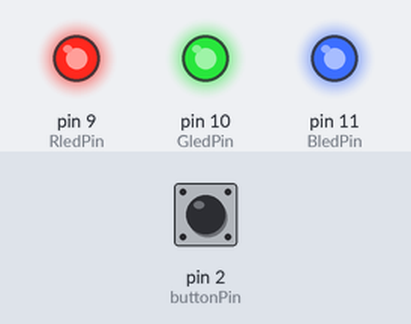
Recording of a sketch running on a simulated Arduino Uno, built with avr-gcc and run on an emulated ATmega328P. Shown: output pins drawn as LEDs (lit = HIGH). Dashed ring = blinking. Inputs (shaded band) come from the test bench; at power-on: pin 2 (buttonPin) HIGH.

Above: at 1.2 s.
1.3 s: pin 2 (buttonPin) pulled LOW for 3.2 s
At 5.4 s:
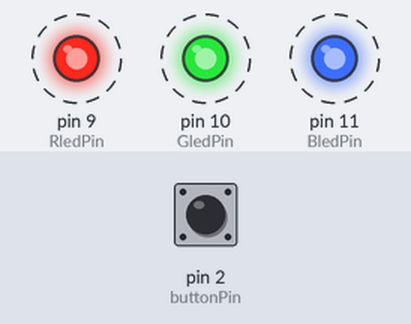
7.5 s: pin 2 (buttonPin) pulled LOW for 0.15 s
At 8.4 s:
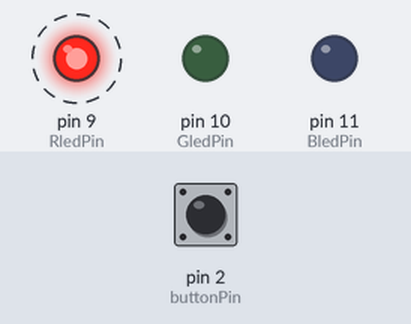
10.6 s: pin 2 (buttonPin) pulled LOW for 1 s
At 12.4 s:
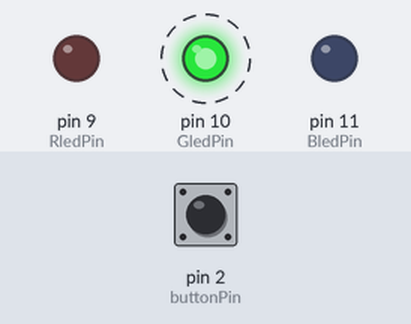
14.6 s: pin 2 (buttonPin) pulled LOW for 0.15 s
At 15.4 s:
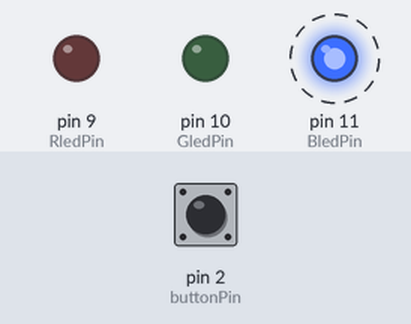
17.7 s: pin 2 (buttonPin) pulled LOW for 3.2 s
23.9 s: pin 2 (buttonPin) pulled LOW for 0.15 s
Timing chart, 0 to 40.8 s (numbered marks = the images above; inputs shaded):
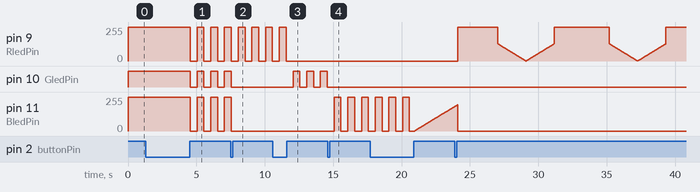

Measured:
- after the input at 1.3 s, pin 9 (RledPin), pin 11 (BledPin): alternates 255/255 for 0.50 s and 0/255 for 0.50 s, starting after 3.3 s; pin 10 (GledPin): alternates HIGH for 0.50 s and LOW for 0.50 s, starting after 3.3 s
- after the input at 7.5 s, pin 10 (GledPin): goes on until 7.6 s, then stays LOW; pin 11 (BledPin): goes on until 7.6 s, then stays 0/255
- after the input at 10.6 s, pin 9 (RledPin): goes on until 11.6 s, then stays 0/255; pin 10 (GledPin): alternates HIGH for 0.50 s and LOW for 0.50 s, starting after 1.5 s
- after the input at 14.6 s, pin 10 (GledPin): stops changing and stays LOW; pin 11 (BledPin): alternates 255/255 for 0.50 s and 0/255 for 0.50 s, starting after 0.47 s

The sketch:

ButtonLongPress_vs_ShortClick_LIGHTSTICK.ino
```cpp
const int RledPin = 9;
const int GledPin = 10;
const int BledPin = 11;
const int buttonPin = 2;

bool buttonPressed = false;
unsigned long pressStart = 0;
const int longPressInterval = 2000;
const int debounceDelay = 50;

int currentMode = 0;

// Modes: 0 = Constant, 1 = Blink, 2 = Breathing
unsigned long blinkTimer = 0;
const int blinkInterval = 500;
bool blinkOn = true;

unsigned long breathTimer = 0;
int breathBrightness = 0;
int breathDirection = 1;

int RLightColor = 255;
int GLightColor = 255;
int BLightColor = 255;

int RCurrentColor = 0;
int GCurrentColor = 0;
int BCurrentColor = 0;

void setup() {
  pinMode(RledPin, OUTPUT);
  pinMode(GledPin, OUTPUT);
  pinMode(BledPin, OUTPUT);

  pinMode(buttonPin, INPUT_PULLUP);   // IMPORTANT
}

void loop() {
  checkButtonLogic();
  updateLEDBehavior();
  analogWrite(RledPin, RCurrentColor);
  analogWrite(GledPin, GCurrentColor);
  analogWrite(BledPin, BCurrentColor);
}

void checkButtonLogic() {
  static unsigned long lastDebounce = 0;
  static int lastState = HIGH;

  int reading = digitalRead(buttonPin);

  if (reading != lastState) {
    lastDebounce = millis();
  }

  if ((millis() - lastDebounce) > debounceDelay) {

    if (reading == LOW && !buttonPressed) {
      buttonPressed = true;
      pressStart = millis();
    }

    if (reading == HIGH && buttonPressed) {
      unsigned long pressDuration = millis() - pressStart;

      if (pressDuration >= longPressInterval) {
        changeMode();
      } else {
        changeLEDColor();
      }

      buttonPressed = false;
    }
  }

  lastState = reading;
}

void changeMode() {
  currentMode = (currentMode + 1) % 3;

  if (currentMode == 1) {
    blinkTimer = 0;
    blinkOn = true;
  }

  if (currentMode == 2) {
    breathTimer = 0;
    breathBrightness = 0;
    breathDirection = 1;
  }
}

void changeLEDColor() {
  if (RLightColor == 255 && GLightColor == 0 && BLightColor == 0) {
    RLightColor = 0; GLightColor = 255; BLightColor = 0;   // Green
  } else if (RLightColor == 0 && GLightColor == 255 && BLightColor == 0) {
    RLightColor = 0; GLightColor = 0; BLightColor = 255;   // Blue
  } else {
    RLightColor = 255; GLightColor = 0; BLightColor = 0;   // Red
  }
}

void updateLEDBehavior() {
  if (currentMode == 0) {   // CONSTANT
    RCurrentColor = RLightColor;
    GCurrentColor = GLightColor;
    BCurrentColor = BLightColor;
  }

  else if (currentMode == 1) { // BLINK
    if (millis() - blinkTimer > blinkInterval) {
      blinkOn = !blinkOn;
      blinkTimer = millis();
    }

    if (blinkOn) {
      RCurrentColor = RLightColor;
      GCurrentColor = GLightColor;
      BCurrentColor = BLightColor;
    } else {
      RCurrentColor = 0;
      GCurrentColor = 0;
      BCurrentColor = 0;
    }
  }

  else if (currentMode == 2) { // BREATHING
    if (millis() - breathTimer > 15) {
      breathBrightness += breathDirection;
      if (breathBrightness <= 0 || breathBrightness >= 255) {
        breathDirection = -breathDirection;
      }
      breathTimer = millis();
    }

    RCurrentColor = (RLightColor * breathBrightness) / 255;
    GCurrentColor = (GLightColor * breathBrightness) / 255;
    BCurrentColor = (BLightColor * breathBrightness) / 255;
  }
}
```
